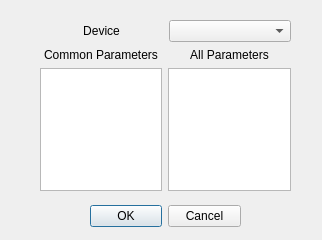
<?xml version="1.0" encoding="UTF-8"?>
<ui version="4.0">
 <class>Dialog</class>
 <widget class="QDialog" name="Dialog">
  <property name="geometry">
   <rect>
    <x>0</x>
    <y>0</y>
    <width>322</width>
    <height>240</height>
   </rect>
  </property>
  <property name="windowTitle">
   <string>Dialog</string>
  </property>
  <widget class="QDialogButtonBox" name="buttonBox">
   <property name="geometry">
    <rect>
     <x>90</x>
     <y>200</y>
     <width>151</width>
     <height>32</height>
    </rect>
   </property>
   <property name="orientation">
    <enum>Qt::Horizontal</enum>
   </property>
   <property name="standardButtons">
    <set>QDialogButtonBox::Cancel|QDialogButtonBox::Ok</set>
   </property>
  </widget>
  <widget class="QWidget" name="verticalLayoutWidget">
   <property name="geometry">
    <rect>
     <x>40</x>
     <y>20</y>
     <width>251</width>
     <height>171</height>
    </rect>
   </property>
   <layout class="QVBoxLayout" name="verticalLayout">
    <item>
     <layout class="QHBoxLayout" name="horizontalLayout_3">
      <item>
       <widget class="QLabel" name="deviceLabel">
        <property name="text">
         <string>Device</string>
        </property>
        <property name="alignment">
         <set>Qt::AlignCenter</set>
        </property>
       </widget>
      </item>
      <item>
       <widget class="QComboBox" name="deviceBox"/>
      </item>
     </layout>
    </item>
    <item>
     <layout class="QHBoxLayout" name="horizontalLayout">
      <item>
       <layout class="QVBoxLayout" name="verticalLayout_2">
        <item>
         <widget class="QLabel" name="label_2">
          <property name="text">
           <string>Common Parameters</string>
          </property>
          <property name="alignment">
           <set>Qt::AlignCenter</set>
          </property>
         </widget>
        </item>
        <item>
         <widget class="QListWidget" name="commonParamsWidget"/>
        </item>
       </layout>
      </item>
      <item>
       <layout class="QVBoxLayout" name="verticalLayout_3">
        <item>
         <widget class="QLabel" name="label_3">
          <property name="text">
           <string>All Parameters</string>
          </property>
          <property name="alignment">
           <set>Qt::AlignCenter</set>
          </property>
         </widget>
        </item>
        <item>
         <widget class="QListWidget" name="allParamsWidget"/>
        </item>
       </layout>
      </item>
     </layout>
    </item>
   </layout>
  </widget>
 </widget>
 <resources/>
 <connections>
  <connection>
   <sender>buttonBox</sender>
   <signal>accepted()</signal>
   <receiver>Dialog</receiver>
   <slot>accept()</slot>
   <hints>
    <hint type="sourcelabel">
     <x>248</x>
     <y>254</y>
    </hint>
    <hint type="destinationlabel">
     <x>157</x>
     <y>274</y>
    </hint>
   </hints>
  </connection>
  <connection>
   <sender>buttonBox</sender>
   <signal>rejected()</signal>
   <receiver>Dialog</receiver>
   <slot>reject()</slot>
   <hints>
    <hint type="sourcelabel">
     <x>316</x>
     <y>260</y>
    </hint>
    <hint type="destinationlabel">
     <x>286</x>
     <y>274</y>
    </hint>
   </hints>
  </connection>
 </connections>
</ui>
